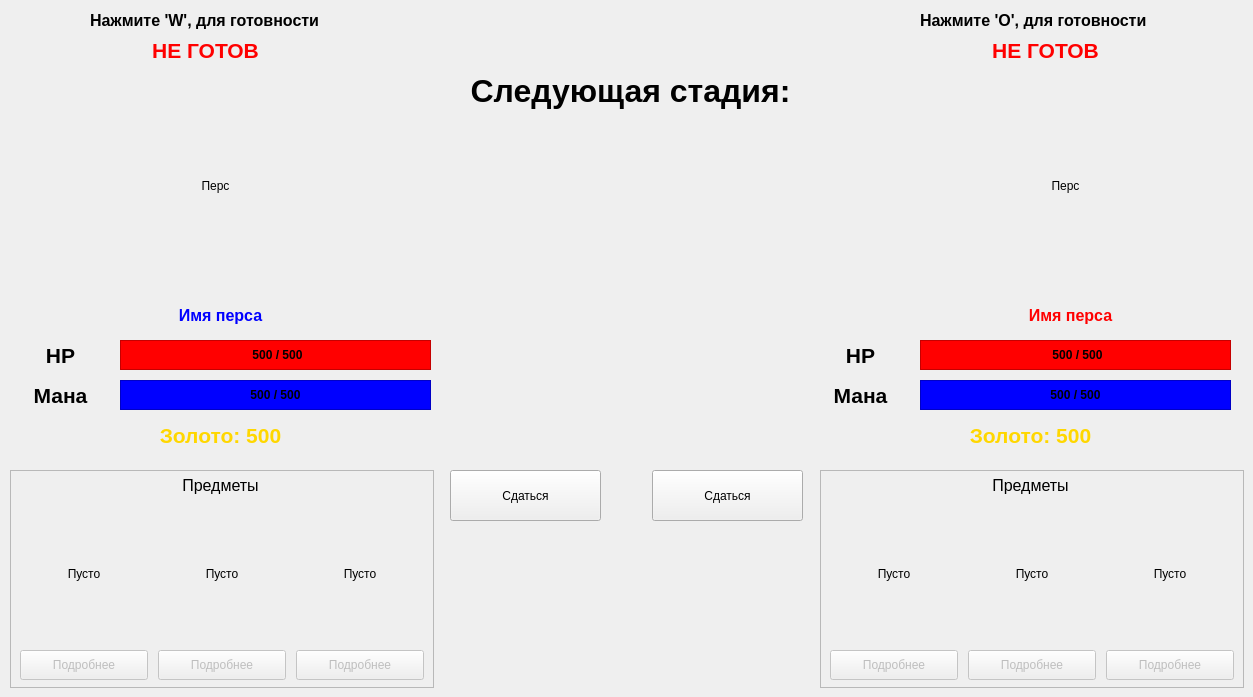
      <widget class="QWidget" name="stageAnnouncement">
       <widget class="QFrame" name="frame_12">
        <property name="geometry">
         <rect>
          <x>10</x>
          <y>470</y>
          <width>424</width>
          <height>218</height>
         </rect>
        </property>
        <property name="frameShape">
         <enum>QFrame::StyledPanel</enum>
        </property>
        <property name="frameShadow">
         <enum>QFrame::Raised</enum>
        </property>
        <widget class="QPushButton" name="player1_about1_button">
         <property name="enabled">
          <bool>false</bool>
         </property>
         <property name="geometry">
          <rect>
           <x>10</x>
           <y>180</y>
           <width>128</width>
           <height>30</height>
          </rect>
         </property>
         <property name="text">
          <string>Подробнее</string>
         </property>
        </widget>
        <widget class="QPushButton" name="player1_about2_button">
         <property name="enabled">
          <bool>false</bool>
         </property>
         <property name="geometry">
          <rect>
           <x>148</x>
           <y>180</y>
           <width>128</width>
           <height>30</height>
          </rect>
         </property>
         <property name="text">
          <string>Подробнее</string>
         </property>
        </widget>
        <widget class="QPushButton" name="player1_about3_button">
         <property name="enabled">
          <bool>false</bool>
         </property>
         <property name="geometry">
          <rect>
           <x>286</x>
           <y>180</y>
           <width>128</width>
           <height>30</height>
          </rect>
         </property>
         <property name="text">
          <string>Подробнее</string>
         </property>
        </widget>
        <widget class="QLabel" name="player1_item1">
         <property name="geometry">
          <rect>
           <x>10</x>
           <y>40</y>
           <width>128</width>
           <height>128</height>
          </rect>
         </property>
         <property name="text">
          <string>Пусто</string>
         </property>
         <property name="alignment">
          <set>Qt::AlignCenter</set>
         </property>
        </widget>
        <widget class="QLabel" name="player1_item2">
         <property name="geometry">
          <rect>
           <x>148</x>
           <y>40</y>
           <width>128</width>
           <height>128</height>
          </rect>
         </property>
         <property name="text">
          <string>Пусто</string>
         </property>
         <property name="alignment">
          <set>Qt::AlignCenter</set>
         </property>
        </widget>
        <widget class="QLabel" name="player1_item3">
         <property name="geometry">
          <rect>
           <x>286</x>
           <y>40</y>
           <width>128</width>
           <height>128</height>
          </rect>
         </property>
         <property name="text">
          <string>Пусто</string>
         </property>
         <property name="alignment">
          <set>Qt::AlignCenter</set>
         </property>
        </widget>
        <widget class="QLabel" name="label_18">
         <property name="geometry">
          <rect>
           <x>10</x>
           <y>0</y>
           <width>401</width>
           <height>31</height>
          </rect>
         </property>
         <property name="font">
          <font>
           <pointsize>12</pointsize>
          </font>
         </property>
         <property name="text">
          <string>Предметы</string>
         </property>
         <property name="alignment">
          <set>Qt::AlignCenter</set>
         </property>
        </widget>
       </widget>
       <widget class="QFrame" name="frame_13">
        <property name="geometry">
         <rect>
          <x>820</x>
          <y>470</y>
          <width>424</width>
          <height>218</height>
         </rect>
        </property>
        <property name="frameShape">
         <enum>QFrame::StyledPanel</enum>
        </property>
        <property name="frameShadow">
         <enum>QFrame::Raised</enum>
        </property>
        <widget class="QPushButton" name="player2_about1_button">
         <property name="enabled">
          <bool>false</bool>
         </property>
         <property name="geometry">
          <rect>
           <x>10</x>
           <y>180</y>
           <width>128</width>
           <height>30</height>
          </rect>
         </property>
         <property name="text">
          <string>Подробнее</string>
         </property>
        </widget>
        <widget class="QPushButton" name="player2_about2_button">
         <property name="enabled">
          <bool>false</bool>
         </property>
         <property name="geometry">
          <rect>
           <x>148</x>
           <y>180</y>
           <width>128</width>
           <height>30</height>
          </rect>
         </property>
         <property name="text">
          <string>Подробнее</string>
         </property>
        </widget>
        <widget class="QPushButton" name="player2_about3_button">
         <property name="enabled">
          <bool>false</bool>
         </property>
         <property name="geometry">
          <rect>
           <x>286</x>
           <y>180</y>
           <width>128</width>
           <height>30</height>
          </rect>
         </property>
         <property name="text">
          <string>Подробнее</string>
         </property>
        </widget>
        <widget class="QLabel" name="player2_item1">
         <property name="geometry">
          <rect>
           <x>10</x>
           <y>40</y>
           <width>128</width>
           <height>128</height>
          </rect>
         </property>
         <property name="text">
          <string>Пусто</string>
         </property>
         <property name="alignment">
          <set>Qt::AlignCenter</set>
         </property>
        </widget>
        <widget class="QLabel" name="player2_item2">
         <property name="geometry">
          <rect>
           <x>148</x>
           <y>40</y>
           <width>128</width>
           <height>128</height>
          </rect>
         </property>
         <property name="text">
          <string>Пусто</string>
         </property>
         <property name="alignment">
          <set>Qt::AlignCenter</set>
         </property>
        </widget>
        <widget class="QLabel" name="player2_item3">
         <property name="geometry">
          <rect>
           <x>286</x>
           <y>40</y>
           <width>128</width>
           <height>128</height>
          </rect>
         </property>
         <property name="text">
          <string>Пусто</string>
         </property>
         <property name="alignment">
          <set>Qt::AlignCenter</set>
         </property>
        </widget>
        <widget class="QLabel" name="label_19">
         <property name="geometry">
          <rect>
           <x>10</x>
           <y>0</y>
           <width>401</width>
           <height>31</height>
          </rect>
         </property>
         <property name="font">
          <font>
           <pointsize>12</pointsize>
          </font>
         </property>
         <property name="text">
          <string>Предметы</string>
         </property>
         <property name="alignment">
          <set>Qt::AlignCenter</set>
         </property>
        </widget>
       </widget>
       <widget class="QLabel" name="player1Gif">
        <property name="geometry">
         <rect>
          <x>120</x>
          <y>80</y>
          <width>191</width>
          <height>211</height>
         </rect>
        </property>
        <property name="text">
         <string>Перс</string>
        </property>
        <property name="alignment">
         <set>Qt::AlignCenter</set>
        </property>
       </widget>
       <widget class="QLabel" name="player1Name">
        <property name="geometry">
         <rect>
          <x>100</x>
          <y>300</y>
          <width>241</width>
          <height>31</height>
         </rect>
        </property>
        <property name="font">
         <font>
          <pointsize>12</pointsize>
          <bold>true</bold>
         </font>
        </property>
        <property name="styleSheet">
         <string notr="true">color: blue;</string>
        </property>
        <property name="text">
         <string>Имя перса</string>
        </property>
        <property name="alignment">
         <set>Qt::AlignCenter</set>
        </property>
       </widget>
       <widget class="QLabel" name="player2Name">
        <property name="geometry">
         <rect>
          <x>950</x>
          <y>300</y>
          <width>241</width>
          <height>31</height>
         </rect>
        </property>
        <property name="font">
         <font>
          <pointsize>12</pointsize>
          <bold>true</bold>
         </font>
        </property>
        <property name="styleSheet">
         <string notr="true">color: red;
text-shadow: -1px 0 black;</string>
        </property>
        <property name="text">
         <string>Имя перса</string>
        </property>
        <property name="alignment">
         <set>Qt::AlignCenter</set>
        </property>
       </widget>
       <widget class="QLabel" name="player2Gif">
        <property name="geometry">
         <rect>
          <x>970</x>
          <y>80</y>
          <width>191</width>
          <height>211</height>
         </rect>
        </property>
        <property name="text">
         <string>Перс</string>
        </property>
        <property name="alignment">
         <set>Qt::AlignCenter</set>
        </property>
       </widget>
       <widget class="QLabel" name="nextStage">
        <property name="geometry">
         <rect>
          <x>420</x>
          <y>10</y>
          <width>421</width>
          <height>161</height>
         </rect>
        </property>
        <property name="font">
         <font>
          <pointsize>24</pointsize>
          <bold>true</bold>
         </font>
        </property>
        <property name="text">
         <string>Следующая стадия:</string>
        </property>
        <property name="alignment">
         <set>Qt::AlignCenter</set>
        </property>
        <property name="wordWrap">
         <bool>true</bool>
        </property>
       </widget>
       <widget class="QLabel" name="player2Ready">
        <property name="geometry">
         <rect>
          <x>920</x>
          <y>30</y>
          <width>251</width>
          <height>41</height>
         </rect>
        </property>
        <property name="font">
         <font>
          <pointsize>16</pointsize>
          <bold>true</bold>
         </font>
        </property>
        <property name="styleSheet">
         <string notr="true">color: red;</string>
        </property>
        <property name="text">
         <string>НЕ ГОТОВ</string>
        </property>
        <property name="alignment">
         <set>Qt::AlignCenter</set>
        </property>
       </widget>
       <widget class="QLabel" name="player1Ready">
        <property name="geometry">
         <rect>
          <x>80</x>
          <y>30</y>
          <width>251</width>
          <height>41</height>
         </rect>
        </property>
        <property name="font">
         <font>
          <pointsize>16</pointsize>
          <bold>true</bold>
         </font>
        </property>
        <property name="styleSheet">
         <string notr="true">color: red;</string>
        </property>
        <property name="text">
         <string>НЕ ГОТОВ</string>
        </property>
        <property name="alignment">
         <set>Qt::AlignCenter</set>
        </property>
       </widget>
       <widget class="QLabel" name="label_21">
        <property name="geometry">
         <rect>
          <x>90</x>
          <y>0</y>
          <width>291</width>
          <height>41</height>
         </rect>
        </property>
        <property name="font">
         <font>
          <pointsize>12</pointsize>
          <bold>true</bold>
         </font>
        </property>
        <property name="text">
         <string>Нажмите 'W', для готовности</string>
        </property>
       </widget>
       <widget class="QLabel" name="label_22">
        <property name="geometry">
         <rect>
          <x>920</x>
          <y>0</y>
          <width>291</width>
          <height>41</height>
         </rect>
        </property>
        <property name="font">
         <font>
          <pointsize>12</pointsize>
          <bold>true</bold>
         </font>
        </property>
        <property name="text">
         <string>Нажмите 'O', для готовности</string>
        </property>
       </widget>
       <widget class="QLabel" name="label_23">
        <property name="geometry">
         <rect>
          <x>20</x>
          <y>340</y>
          <width>81</width>
          <height>31</height>
         </rect>
        </property>
        <property name="font">
         <font>
          <pointsize>16</pointsize>
          <bold>true</bold>
         </font>
        </property>
        <property name="text">
         <string>HP</string>
        </property>
        <property name="alignment">
         <set>Qt::AlignCenter</set>
        </property>
       </widget>
       <widget class="QLabel" name="label_24">
        <property name="geometry">
         <rect>
          <x>20</x>
          <y>380</y>
          <width>81</width>
          <height>31</height>
         </rect>
        </property>
        <property name="font">
         <font>
          <pointsize>16</pointsize>
          <bold>true</bold>
         </font>
        </property>
        <property name="text">
         <string>Мана</string>
        </property>
        <property name="alignment">
         <set>Qt::AlignCenter</set>
        </property>
       </widget>
       <widget class="QFrame" name="frame_14">
        <property name="geometry">
         <rect>
          <x>120</x>
          <y>340</y>
          <width>311</width>
          <height>30</height>
         </rect>
        </property>
        <property name="styleSheet">
         <string notr="true">background-color: red;</string>
        </property>
        <property name="frameShape">
         <enum>QFrame::StyledPanel</enum>
        </property>
        <property name="frameShadow">
         <enum>QFrame::Raised</enum>
        </property>
        <widget class="QLabel" name="player1_HP">
         <property name="geometry">
          <rect>
           <x>12</x>
           <y>5</y>
           <width>291</width>
           <height>20</height>
          </rect>
         </property>
         <property name="font">
          <font>
           <bold>true</bold>
          </font>
         </property>
         <property name="text">
          <string>500 / 500</string>
         </property>
         <property name="alignment">
          <set>Qt::AlignCenter</set>
         </property>
        </widget>
       </widget>
       <widget class="QFrame" name="frame_15">
        <property name="geometry">
         <rect>
          <x>120</x>
          <y>380</y>
          <width>311</width>
          <height>30</height>
         </rect>
        </property>
        <property name="styleSheet">
         <string notr="true">background-color: blue</string>
        </property>
        <property name="frameShape">
         <enum>QFrame::StyledPanel</enum>
        </property>
        <property name="frameShadow">
         <enum>QFrame::Raised</enum>
        </property>
        <widget class="QLabel" name="player1_Mana">
         <property name="geometry">
          <rect>
           <x>10</x>
           <y>5</y>
           <width>291</width>
           <height>20</height>
          </rect>
         </property>
         <property name="font">
          <font>
           <bold>true</bold>
          </font>
         </property>
         <property name="text">
          <string>500 / 500</string>
         </property>
         <property name="alignment">
          <set>Qt::AlignCenter</set>
         </property>
        </widget>
       </widget>
       <widget class="QFrame" name="frame_16">
        <property name="geometry">
         <rect>
          <x>920</x>
          <y>380</y>
          <width>311</width>
          <height>30</height>
         </rect>
        </property>
        <property name="styleSheet">
         <string notr="true">background-color: blue;</string>
        </property>
        <property name="frameShape">
         <enum>QFrame::StyledPanel</enum>
        </property>
        <property name="frameShadow">
         <enum>QFrame::Raised</enum>
        </property>
        <widget class="QLabel" name="player2_Mana">
         <property name="geometry">
          <rect>
           <x>10</x>
           <y>5</y>
           <width>291</width>
           <height>20</height>
          </rect>
         </property>
         <property name="font">
          <font>
           <bold>true</bold>
          </font>
         </property>
         <property name="text">
          <string>500 / 500</string>
         </property>
         <property name="alignment">
          <set>Qt::AlignCenter</set>
         </property>
        </widget>
       </widget>
       <widget class="QFrame" name="frame_17">
        <property name="geometry">
         <rect>
          <x>920</x>
          <y>340</y>
          <width>311</width>
          <height>30</height>
         </rect>
        </property>
        <property name="styleSheet">
         <string notr="true">background-color: red;</string>
        </property>
        <property name="frameShape">
         <enum>QFrame::StyledPanel</enum>
        </property>
        <property name="frameShadow">
         <enum>QFrame::Raised</enum>
        </property>
        <widget class="QLabel" name="player2_HP">
         <property name="geometry">
          <rect>
           <x>12</x>
           <y>5</y>
           <width>291</width>
           <height>20</height>
          </rect>
         </property>
         <property name="font">
          <font>
           <bold>true</bold>
          </font>
         </property>
         <property name="text">
          <string>500 / 500</string>
         </property>
         <property name="alignment">
          <set>Qt::AlignCenter</set>
         </property>
        </widget>
       </widget>
       <widget class="QLabel" name="label_29">
        <property name="geometry">
         <rect>
          <x>820</x>
          <y>340</y>
          <width>81</width>
          <height>31</height>
         </rect>
        </property>
        <property name="font">
         <font>
          <pointsize>16</pointsize>
          <bold>true</bold>
         </font>
        </property>
        <property name="text">
         <string>HP</string>
        </property>
        <property name="alignment">
         <set>Qt::AlignCenter</set>
        </property>
       </widget>
       <widget class="QLabel" name="label_30">
        <property name="geometry">
         <rect>
          <x>820</x>
          <y>380</y>
          <width>81</width>
          <height>31</height>
         </rect>
        </property>
        <property name="font">
         <font>
          <pointsize>16</pointsize>
          <bold>true</bold>
         </font>
        </property>
        <property name="text">
         <string>Мана</string>
        </property>
        <property name="alignment">
         <set>Qt::AlignCenter</set>
        </property>
       </widget>
       <widget class="QLabel" name="player2Gold">
        <property name="geometry">
         <rect>
          <x>820</x>
          <y>420</y>
          <width>421</width>
          <height>31</height>
         </rect>
        </property>
        <property name="font">
         <font>
          <pointsize>16</pointsize>
          <bold>true</bold>
         </font>
        </property>
        <property name="styleSheet">
         <string notr="true">color: gold;</string>
        </property>
        <property name="text">
         <string>Золото: 500</string>
        </property>
        <property name="alignment">
         <set>Qt::AlignCenter</set>
        </property>
       </widget>
       <widget class="QLabel" name="player1Gold">
        <property name="geometry">
         <rect>
          <x>10</x>
          <y>420</y>
          <width>421</width>
          <height>31</height>
         </rect>
        </property>
        <property name="font">
         <font>
          <pointsize>16</pointsize>
          <bold>true</bold>
         </font>
        </property>
        <property name="styleSheet">
         <string notr="true">color: gold;</string>
        </property>
        <property name="text">
         <string>Золото: 500</string>
        </property>
        <property name="alignment">
         <set>Qt::AlignCenter</set>
        </property>
       </widget>
       <widget class="QPushButton" name="player1Sur">
        <property name="geometry">
         <rect>
          <x>450</x>
          <y>470</y>
          <width>151</width>
          <height>51</height>
         </rect>
        </property>
        <property name="text">
         <string>Сдаться</string>
        </property>
       </widget>
       <widget class="QPushButton" name="player2Sur">
        <property name="geometry">
         <rect>
          <x>652</x>
          <y>470</y>
          <width>151</width>
          <height>51</height>
         </rect>
        </property>
        <property name="text">
         <string>Сдаться</string>
        </property>
       </widget>
      </widget>
